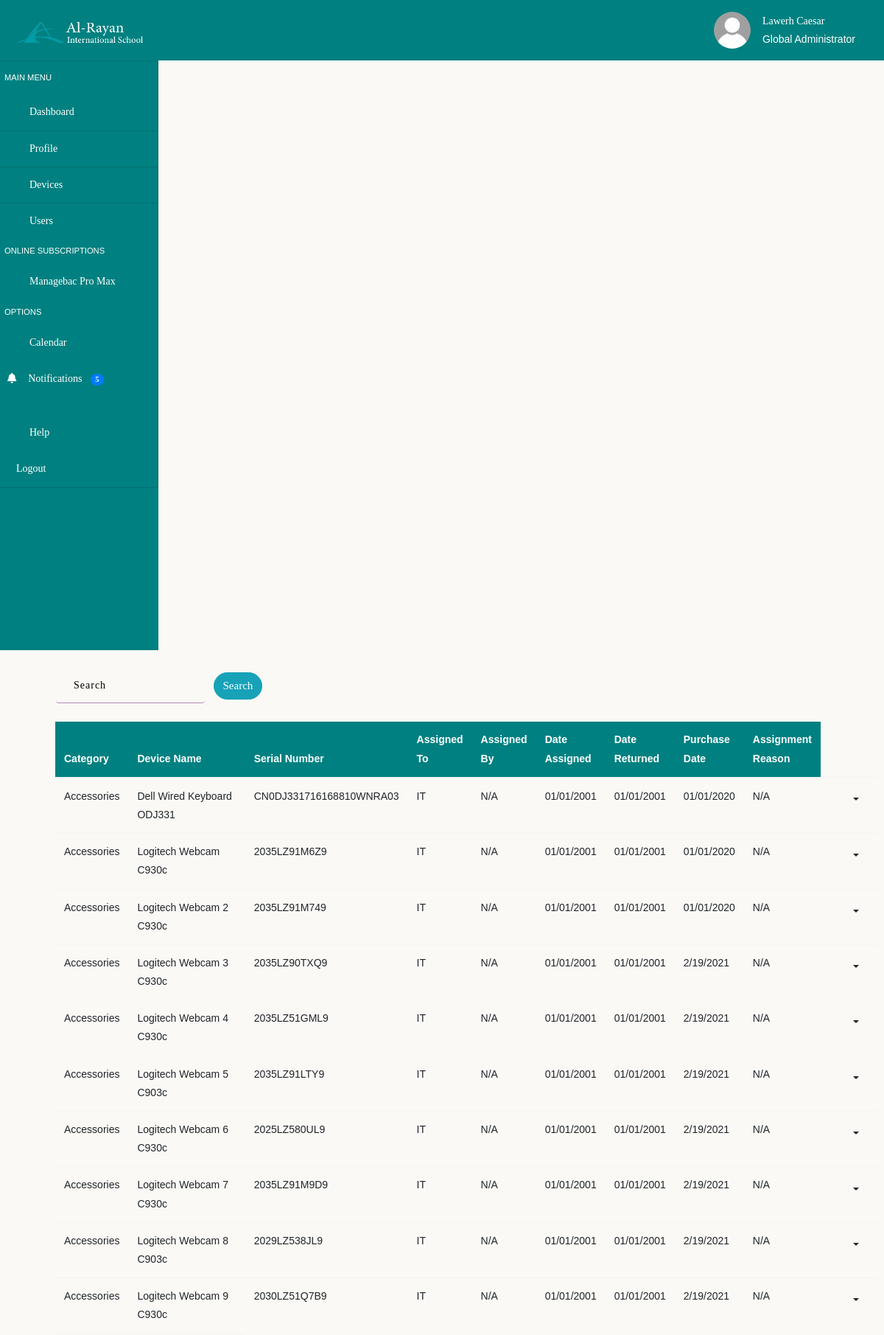
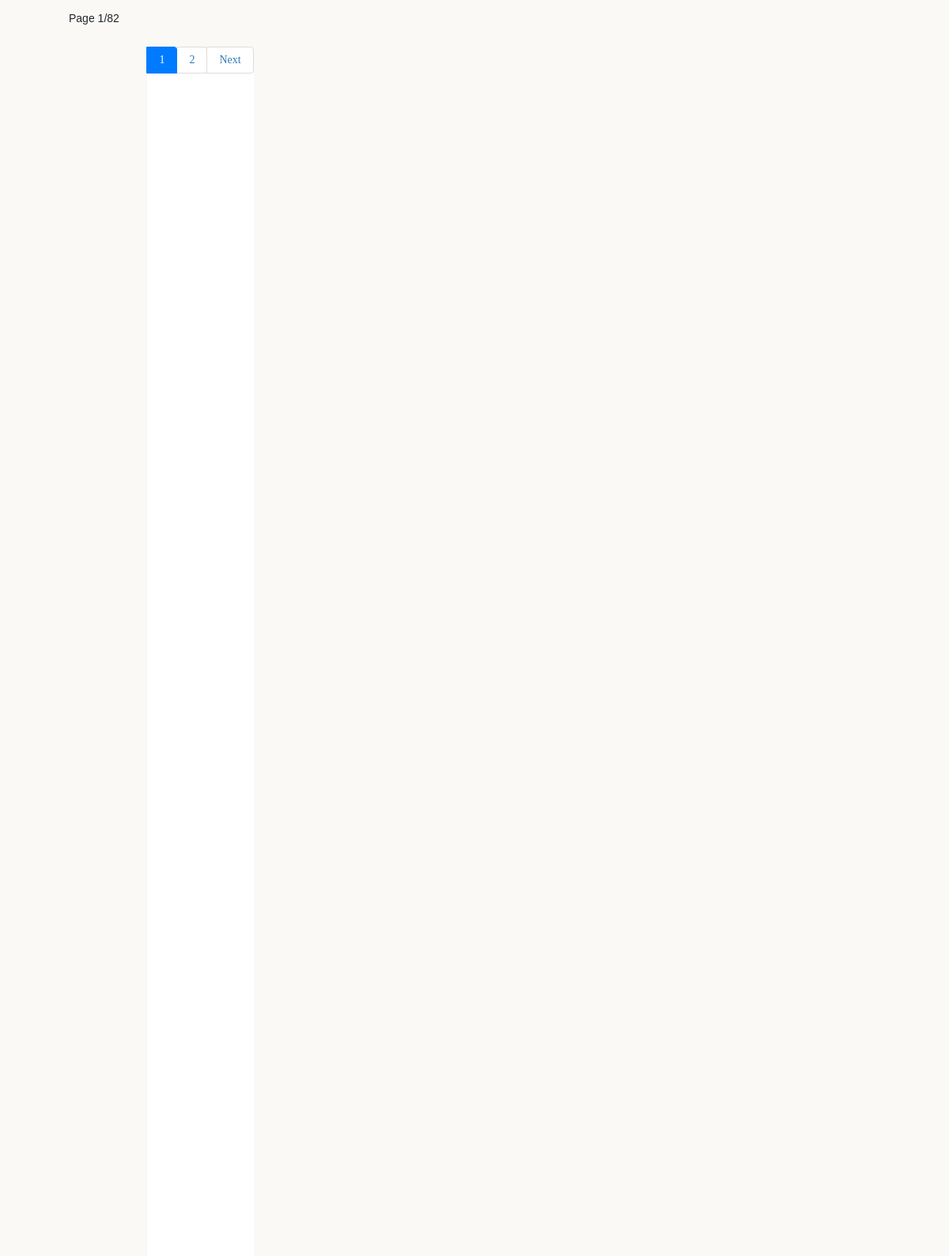
The app's page /devices/ (signed in, upper part) with its own data (2 pictures, top to bottom).
### user/models.py (models this page shows, shortened)
class Profile(models.Model):
    staff = models.OneToOneField(User, on_delete=models.CASCADE, null=True)
    rating = models.DecimalField(default=5.0, decimal_places=1, max_digits=2)
    position = models.CharField(max_length=100, choices=POSITIONS, null=True)
    devices_assigned = models.CharField(max_length=1000, null=True)
    profile_picture = models.ImageField(default='default.jpg', upload_to='profile_images')

### dashboard/models.py (models this page shows, shortened)
class Device(models.Model):
    category            = models.CharField(max_length=1000, choices=CATEGORY, null=True, blank=True)
    device_name         = models.CharField(max_length=1000, default='N/A', null=True, blank=True)
    serial_no           = models.CharField(max_length=1000, null=True, blank=True)
    location            = models.CharField(max_length=1000, default='Not Assigned', null=True, blank=True)
    purchase_date       = models.CharField(max_length=1000, default='N/A', null=True, blank=True)
    last_maintained     = models.CharField(max_length=1000, default='N/A', null=True, blank=True)
    device_location     = models.CharField(max_length=1000, default='N/A', null=True, blank=True)
    maintained_by       = models.CharField(max_length=1000, default='N/A', null=True, blank=True)
    known_issues        = models.CharField(max_length=1000, default='N/A', null=True, blank=True)
    assigned_to         = models.CharField(max_length=1000, default='Not Assigned', null=True, blank=True)
    assigned_by         = models.CharField(max_length=1000, default='Not Assigned', choices=ADMINS, null=True, blank=True)
    date_assigned       = models.CharField(max_length=1000, default='N/A', null=True, blank=True)
    date_returned       = models.CharField(max_length=1000, default='N/A', null=True, blank=True)
    machine_condition   = models.CharField(max_length=1000, choices=CONDITION, null=True, blank=True)
    assignment_reason   = models.CharField(max_length=1000, choices=REASONS, default='Loaner', null=True, blank=True)
    license_expiry      = models.CharField(max_length=1000, default='N/A', null=True, blank=True)
    order_number        = models.CharField(max_length=1000, default='N/A', null=True, blank=True)

### dashboard/views.py (the view)
# urls.py: path('devices/', dash_views.devices, name='devices'),
@login_required
def devices(request):
    if 'q' in request.GET:
        q = request.GET['q']
        multiple_q = Q(Q(device_name__icontains=q) | Q(assigned_to__icontains=q) | Q(category__icontains=q))
        items = Device.objects.filter(multiple_q)
        page = Paginator(items, 10)
        page_list = request.GET.get('page')
        page = page.get_page(page_list)
    else:
        items = Device.objects.all()
        page = Paginator(items, 10)
        page_list = request.GET.get('page')
        page = page.get_page(page_list)
    context = {
        'page': page,
    }
    return render(request, 'dashboard/devices.html', context)

### dashboard/templates/dashboard/devices.html (shortened to what this page needs)
{% extends 'dashboard/base.html' %}
{% load static %}
{% load crispy_forms_tags %}
{% block content %}
    <div class="container">
        <div class="input-group mt-4 mb-4">
            <form class='form-inline my-2 my-lg-0 float-right'>
                <p><input type="search" class="form-control bg-white text-info pl-4 ml-3 mr-sm-2 rounded" name='q' placeholder="Search" aria-label="Search" aria-describedby="search-addon">
                <button type="submit" class="btn btn-info my-2 my-sm-0">Search</button></p>
            </form>
          </div>
            <div class="col-md-8">
                <table class="table bg-white">
                    <thead class="bg-info">
                        <tr class="text-white">
                            <th scope="col">Category</th>
                            <th scope="col">Device Name</th>
                            <th scope="col">Serial Number</th>
                            <th scope="col">Assigned To</th>
                            <th scope="col">Assigned By</th>
                            <th scope="col">Date Assigned</th>
                            <th scope="col">Date Returned</th>
                            <th scope="col">Purchase Date</th>
                            <th scope="col">Assignment Reason</th>
                        </tr>
                    </thead>
                    <tbody>
                        {% for item in page.object_list %}
                        <tr>
                            <td>{{ item.category }}</td>
                            <td>{{ item.device_name }}</td>
                            <td>{{ item.serial_no }}</td>
                            <td>{{ item.assigned_to }}</td>
                            <td>{{ item.assigned_by }}</td>
                            <td>{{ item.date_assigned }}</td>
                            <td>{{ item.date_returned }}</td>
                            <td>{{ item.purchase_date }}</td>
                            <td>{{ item.assignment_reason }}
                                </td>
                            <td>
                                <div class="dropdown show">
                                    <a class="btn dropdown-toggle" href="#" role='button' id="dropdownMenuLink" data-toggle="dropdown" aria-haspopup="true" aria-expanded="false">
                                        <i class="fa fa-ellipsis-v"></i>
                                    </a>
                                </div>
                            </td>
                        </tr>
                        {% endfor %}
                        <tr>
                            <td>
                                Page {{page.number}}/{{page.paginator.num_pages}}
                            </td>
                            <td>
                                <div class='container'>
                                    <div class='row my-5'>
                                        <div column='col md-4 offset md-3'>
                                            <nav aria-label="Page navigation example">
                                                <ul class="pagination">
                                                {% for num_page in page.paginator.page_range%}
                                                <br>
                                                {% if page.number == num_page %}
                                                    <li class="page-item active"><a class="page-link" href="{% url 'devices' %}?page={{ page.number }}">{{ num_page }}</a></li>
                                                {% endif %}
                                                {% endfor %}
                                                {% if page.has_next %}
                                                <li class="page-item"><a class="page-link" href="{% url 'devices' %}?page={{ page.next_page_number }}">{{ page.next_page_number }}</a></li>
                                                <li class="page-item"><a class="page-link" href="{% url 'devices' %}?page={{ page.next_page_number }}">Next</a></li>
                                                {% endif %}
                                                </ul>
                                            </nav>
                                        </div>
                                    </div>
                                </div>
                            </td>
                        </tr>
                    </tbody>
                </table>
            </div>
        </div>
    </div>
{% endblock %}

### dashboard/templates/dashboard/base.html (shortened to what this page needs)
{% load static %}
<!doctype html>
<html lang="en">
<head>
    {% include 'snippet/head.html' %}
</head>
<body class='bg-white'>
    {% include 'snippet/navbar.html' %}
    {% include 'snippet/sidebar.html' %}
    <div class="container bg-white">
    {% block content %}
    {% endblock %}
    </div>
</body>
</html>

### dashboard/templates/snippet/head.html (shortened to what this page needs)
{% load static %}
<link rel="stylesheet" href="https://cdn.jsdelivr.net/npm/bootstrap@4.6.0/dist/css/bootstrap.min.css"
>
<link rel="stylesheet" href="https://use.fontawesome.com/releases/v5.15.2/css/all.css"
>
<link rel="stylesheet" href="{% static 'dashboard/css/style1.css' %}">
<link rel="stylesheet" href="{% static 'dashboard/css/style.css' %}">
<link rel="stylesheet" href="{% static 'dashboard/css/main.css' %}">
<link rel="stylesheet" href="{% static 'dashboard/css/sidebar.css' %}">
<link rel="stylesheet" href="{% static 'dasboard/css/font-awesome/css/font-awesome.min.css' %}">
<link rel="stylesheet" href="{% static 'dasboard/css/et-line-font/et-line-font.css' %}">
<link rel="stylesheet" href="{% static 'dasboard/css/themify-icons/themify-icons.css' %}">
<link rel="stylesheet" href="{% static 'dasboard/css/simple-lineicon/simple-line-icons.css' %}">

### dashboard/templates/snippet/navbar.html (shortened to what this page needs)
{% load static %}
<nav class="navbar navbar-expand-lg bg-info">
    <a class="navbar-brand bg-info" href="{% url 'index' %}">
        <img src='{% static "dashboard/images/aris-logo2.png" %}' width="185" height="30" />
    </a>
    <div class="container">
        <div class="collapse navbar-collapse" id="navbarSupportedContent">
            {% if user.is_authenticated %}
            <ul class="navbar-nav ml-auto">
                <li class="nav-item bg-aris">
                    <a class="nav-link bg-aris text-white" href="{% url 'profile' %}">
                        <img class="rounded-circle" src="{{ user.profile.profile_picture.url}}" height="50" width="50" >
                    </a>
                </li>
                <li class="nav-item nav-link bg-aris text-white active">
                    <a class='text-white' href="{% url 'profile' %}">
                        {{ user.first_name }} {{ user.last_name }}<br>
                    </a>
                    {% if user.is_superuser %}
                        Global Administrator
                    {% else %}
                        Staff
                    {% endif %}
                </li>
            </ul>
            {% endif %}
        </div>
    </div>
</nav>

### dashboard/templates/snippet/sidebar.html (shortened to what this page needs)
{% load static %}
{% block content %}</a>
    <div class="row" >
        <div id="sidebar-container" class="sidebar-expanded d-none d-md-block">
            <ul class="list-group">
                <li class="list-group-item bg-info text-center text-white d-flex align-items-center ">
                    <small>MAIN MENU</small>
                </li>
                <a href="#submenu1" data-toggle="collapse" aria-expanded="false" class="bg-aris list-group-item list-group-item-action flex-column align-items-start">
                    <div class="d-flex w-100 justify-content-start align-items-center">
                        <span class="fa fa-dashboard fa-fw mr-3"></span>
                        <span class="menu-collapsed">Dashboard</span>
                    </div>
                </a>
                <a href="#submenu2" data-toggle="collapse" aria-expanded="false" class="bg-aris list-group-item list-group-item-action flex-column align-items-start">
                    <div class="d-flex w-100 justify-content-start align-items-center">
                        <span class="fa fa-user fa-fw mr-3"></span>
                        <span class="menu-collapsed">Profile</span>
                    </div>
                </a>
                <a href="#submenu3" data-toggle="collapse" aria-expanded="false" class="bg-aris list-group-item list-group-item-action flex-column align-items-start">
                    <div class="d-flex w-100 justify-content-start align-items-center">
                        <span class="fa fa-laptop fa-fw mr-3"></span>
                        <span class="menu-collapsed">Devices</span>
                    </div>
                </a>
                <a href="{% url 'staff' %}" class="bg-aris list-group-item list-group-item-action">
                    <div class="d-flex w-100 justify-content-start align-items-center">
                        <span class="fa fa-users fa-fw mr-3"></span>
                        <span class="menu-collapsed">Users</span>
                    </div>
                </a>
                <li class="list-group-item sidebar-separator-title text-white d-flex align-items-center menu-collapsed">
                    <small>ONLINE SUBSCRIPTIONS</small>
                </li>
                {% if staff.profile.position == "Primary Staff" %}
                <a href="#" class="bg-aris list-group-item list-group-item-action">
                    <div class="d-flex w-100 justify-content-start align-items-center">
                        <span class="fa-fw mr-3"></span>
                        <span class="menu-collapsed">Managebac</span>
                    </div>
                </a>
                {% else %}
                <a href="https://aris.managebac.com" class="bg-aris list-group-item list-group-item-action">
                    <div class="d-flex w-100 justify-content-start align-items-center">
                        <span class="menu-collapsed">Managebac Pro Max</span>
                    </div>
                </a>
                {% endif %}
                <li class="list-group-item sidebar-separator-title text-white d-flex align-items-center menu-collapsed">
                    <small>OPTIONS</small>
            </li>
            <a href="#" class="bg-aris list-group-item list-group-item-action">
                <div class="d-flex w-100 justify-content-start align-items-center">
                    <span class="fa fa-calendar fa-fw mr-3"></span>
                    <span class="menu-collapsed">Calendar</span>
                </div>
            </a>
            <a href="#" class="bg-aris list-group-item list-group-item-action">
                <div class="d-flex w-100 justify-content-start align-items-center">
                    <span class="fas fa-bell ml-1 mr-3"></span>
                    <span class="menu-collapsed">Notifications <span class="badge badge-pill badge-primary ml-2">5</span></span>
                </div>
            </a>
            <li class="list-group-item sidebar-separator menu-collapsed"></li>
            <a href="#" class="bg-aris list-group-item list-group-item-action">
                <div class="d-flex w-100 justify-content-start align-items-center">
                    <span class="fa fa-question fa-fw mr-3"></span>
                    <span class="menu-collapsed">Help</span>
                </div>
            </a>
            <a href="{% url 'logout' %}" data-toggle="sidebar-colapse" class="bg-aris list-group-item list-group-item-action d-flex align-items-center">
                <div class="d-flex w-100 justify-content-start align-items-center">
                    <span id="collapse-text" class="menu-collapsed">Logout</span>
                </div>
            </a>
        </ul>
    </div>
{% endblock %}

### dashboard/static/dashboard/css/main.css (style rules this page uses)
* { margin: 0px; padding: 0px; box-sizing: border-box; }
body, html { height: 100%; font-family: SourceSansPro-Regular, sans-serif; margin: 0px; }
a { font-family: SourceSansPro-Regular; font-size: 14px; line-height: 1.7; color: #666666; margin: 0px; transition: all 0.4s; -webkit-transition: all 0.4s; -o-transition: all 0.4s; -moz-transition: all 0.4s; }
p { font-family: SourceSansPro-Regular; font-size: 14px; line-height: 1.7; color: #666666; margin: 0px; }
ul, li { margin: 0px; list-style-type: none; }
input { outline: none; border: none; }
button { outline: none !important; border: none; background: transparent; }
nav.navbar { max-width: 2000px; margin: 0 auto; }

### dashboard/static/dashboard/css/sidebar.css (style rules this page uses)
#sidebar-container { min-height: 100vh; background-color: teal; padding: 0; }
.sidebar-expanded { width: 230px; }
#sidebar-container .list-group a { height: 50px; color: white; }
.sidebar-separator-title { background-color: teal; height: 35px; }
.sidebar-separator { background-color:teal; height: 25px; }

### records on screen
Device: category "Accessories", device_name "Dell Wired Keyboard ODJ331", serial_no "CN0DJ331716168810WNRA03", assigned_to "IT", assigned_by "N/A", date_assigned "01/01/2001", date_returned "01/01/2001", purchase_date "01/01/2020", assignment_reason "N/A"
Device: category "Accessories", device_name "Logitech Webcam C930c", serial_no "2035LZ91M6Z9", assigned_to "IT", assigned_by "N/A", date_assigned "01/01/2001", date_returned "01/01/2001", purchase_date "01/01/2020", assignment_reason "N/A"
Device: category "Accessories", device_name "Logitech Webcam 2 C930c", serial_no "2035LZ91M749", assigned_to "IT", assigned_by "N/A", date_assigned "01/01/2001", date_returned "01/01/2001", purchase_date "01/01/2020", assignment_reason "N/A"
Device: category "Accessories", device_name "Logitech Webcam 3 C930c", serial_no "2035LZ90TXQ9", assigned_to "IT", assigned_by "N/A", date_assigned "01/01/2001", date_returned "01/01/2001", purchase_date "2/19/2021", assignment_reason "N/A"
Device: category "Accessories", device_name "Logitech Webcam 4 C930c", serial_no "2035LZ51GML9", assigned_to "IT", assigned_by "N/A", date_assigned "01/01/2001", date_returned "01/01/2001", purchase_date "2/19/2021", assignment_reason "N/A"
Device: category "Accessories", device_name "Logitech Webcam 5 C903c", serial_no "2035LZ91LTY9", assigned_to "IT", assigned_by "N/A", date_assigned "01/01/2001", date_returned "01/01/2001", purchase_date "2/19/2021", assignment_reason "N/A"
Device: category "Accessories", device_name "Logitech Webcam 6 C930c", serial_no "2025LZ580UL9", assigned_to "IT", assigned_by "N/A", date_assigned "01/01/2001", date_returned "01/01/2001", purchase_date "2/19/2021", assignment_reason "N/A"
Device: category "Accessories", device_name "Logitech Webcam 7 C930c", serial_no "2035LZ91M9D9", assigned_to "IT", assigned_by "N/A", date_assigned "01/01/2001", date_returned "01/01/2001", purchase_date "2/19/2021", assignment_reason "N/A"
Device: category "Accessories", device_name "Logitech Webcam 8 C903c", serial_no "2029LZ538JL9", assigned_to "IT", assigned_by "N/A", date_assigned "01/01/2001", date_returned "01/01/2001", purchase_date "2/19/2021", assignment_reason "N/A"
Device: category "Accessories", device_name "Logitech Webcam 9 C930c", serial_no "2030LZ51Q7B9", assigned_to "IT", assigned_by "N/A", date_assigned "01/01/2001", date_returned "01/01/2001", purchase_date "2/19/2021", assignment_reason "N/A"

### other values on screen
{{ user.first_name }} "Lawerh"
{{ user.last_name }} "Caesar"
{{ page.number }} "1"
{{ page.paginator.num_pages }} "82"
{{ num_page }} "1"
{{ page.next_page_number }} "2"
